Frame 1 (no input): blank canvas, image omitted
Frame 60 (no input): blank canvas, image omitted
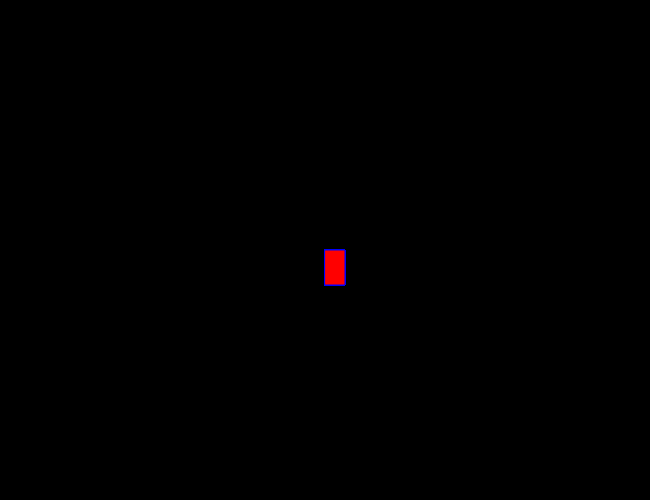
Frame 120 (the mouse pressed at the canvas centre since frame 60)

The p5.js sketch whose frames 1 and 60 were blank and that drew this single picture after the mouse press (run headless with seeded random() and noise() and a simulated clock; from frame 60 on, the mouse is pressed at the canvas centre):

// p5.js sketch
// ── sketch.js
function setup() {
    createCanvas(650, 500);
    background("black");
  }
  
  function draw() {
    stroke("blue");
    fill("red");
  
    if (mouseIsPressed) {
      rect(mouseX, mouseY, 20, 35);
    }
  
    //console.log(mouseIsPressed);
  }
